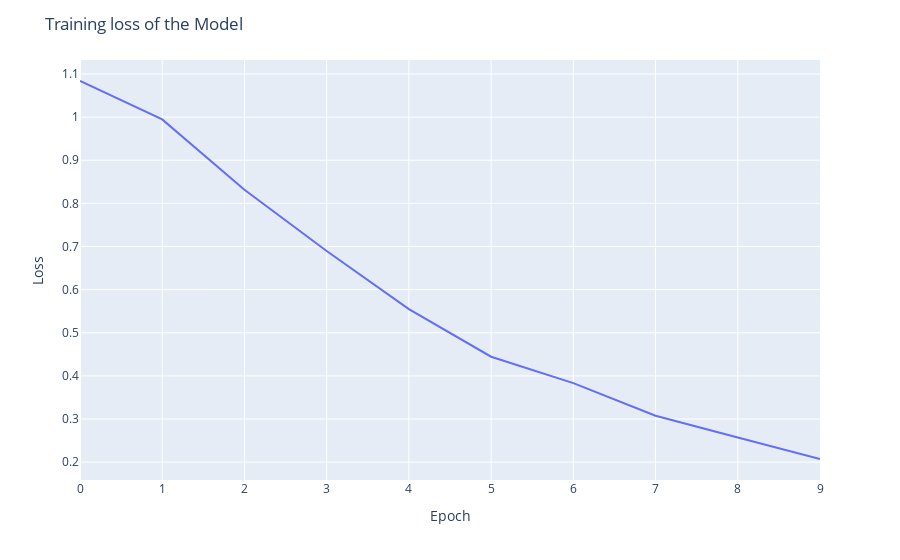

Notebook source saved alongside this figure:
### Code cell
import plotly.express as px
f = pd.DataFrame(loss_values)
f.columns=['Loss']
fig = px.line(f, x=f.index, y=f.Loss)
fig.update_layout(title='Training loss of the Model',
                   xaxis_title='Epoch',
                   yaxis_title='Loss')
fig.show()

### Figure 1 — Plotly figure (JSON) as saved in the notebook; plotly's stock layout.template omitted (floating-point values rounded to 4 significant figures)
{"data": [{"hovertemplate": "index=%{x}<br>Loss=%{y}<extra></extra>", "legendgroup": "", "line": {"color": "#636efa", "dash": "solid"}, "mode": "lines", "name": "", "orientation": "v", "showlegend": false, "type": "scatter", "x": [0, 1, 2, 3, 4, 5, 6, 7, 8, 9], "xaxis": "x", "y": [1.084, 0.9946, 0.8315, 0.6896, 0.5548, 0.4445, 0.3832, 0.3076, 0.2571, 0.2072], "yaxis": "y"}], "layout": {"legend": {"tracegroupgap": 0}, "margin": {"t": 60}, "title": {"text": "Training loss of the Model"}, "xaxis": {"anchor": "y", "domain": [0.0, 1.0], "title": {"text": "Epoch"}}, "yaxis": {"anchor": "x", "domain": [0.0, 1.0], "title": {"text": "Loss"}}}}
